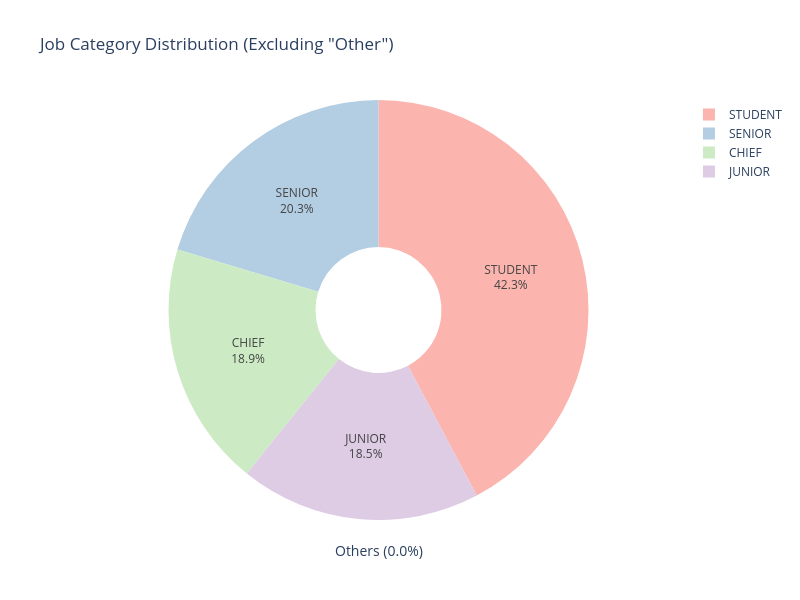

This figure's notebook cell:
### Code cell
# 1. Group job categories and create a Pie Chart
category_counts = df['career_level_nlp'].value_counts().reset_index()
category_counts.columns = ['career_level_nlp', 'count']

others_count = category_counts[category_counts['career_level_nlp'] == 'Other']['count'].sum()
filtered_categories = category_counts[category_counts['career_level_nlp'] != 'Other']

fig = px.pie(
    filtered_categories,
    values='count',
    names='career_level_nlp',
    title='Job Category Distribution (Excluding "Other")',
    color_discrete_sequence=px.colors.qualitative.Pastel1,
    hole=0.3
)
fig.update_traces(textinfo='percent+label')
fig.update_layout(
    template='plotly_white',
    height=600,
    width=800,
    annotations=[dict(
        text=f"Others ({round(others_count / category_counts['count'].sum() * 100, 1)}%)",
        x=0.5, y=-0.1, showarrow=False,
        font=dict(size=14)
    )]
)
fig.show()

### Figure 1 — Plotly figure (JSON) as saved in the notebook; plotly's stock layout.template omitted (floating-point values rounded to 4 significant figures)
{"data": [{"domain": {"x": [0, 1], "y": [0, 1]}, "hole": 0.3, "hovertemplate": "career_level_nlp=%{label}<br>count=%{value}<extra></extra>", "labels": ["STUDENT", "SENIOR", "CHIEF", "JUNIOR"], "legendgroup": "", "name": "", "showlegend": true, "textinfo": "percent+label", "type": "pie", "values": [13944, 6713, 6227, 6116]}], "layout": {"annotations": [{"font": {"size": 14}, "showarrow": false, "text": "Others (0.0%)", "x": 0.5, "y": -0.1}], "height": 600, "legend": {"tracegroupgap": 0}, "piecolorway": ["rgb(251,180,174)", "rgb(179,205,227)", "rgb(204,235,197)", "rgb(222,203,228)", "rgb(254,217,166)", "rgb(255,255,204)", "rgb(229,216,189)", "rgb(253,218,236)", "rgb(242,242,242)"], "title": {"text": "Job Category Distribution (Excluding \"Other\")"}, "width": 800}}
